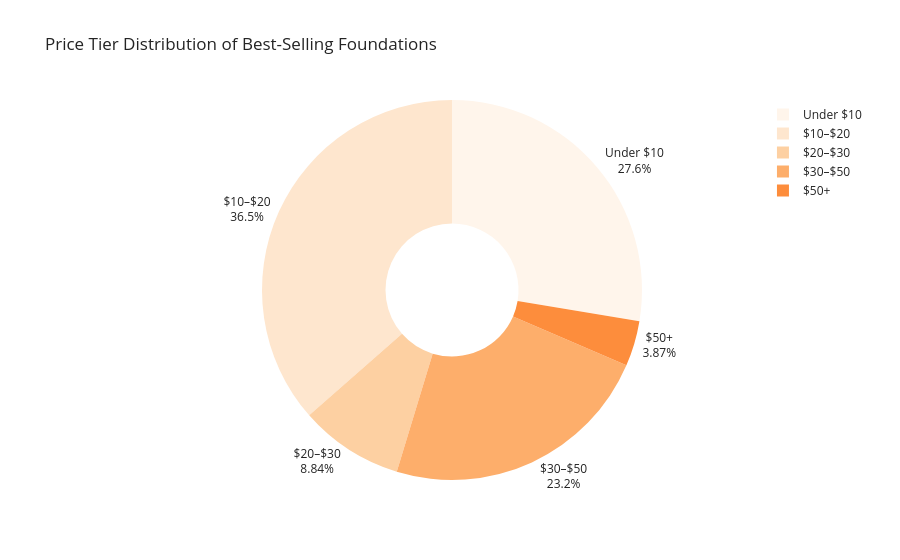

Write notebook code for a chart like this one.
### Markdown cell above
### 4.3 Price Tier Share

### Code cell
tier_counts = df["price_tier"].value_counts(sort=False).reset_index()
tier_counts.columns = ["price_tier", "count"]
tier_counts["share"] = (tier_counts["count"] / tier_counts["count"].sum()).round(3)
print(tier_counts.to_string(index=False))

fig = px.pie(
    tier_counts,
    names="price_tier",
    values="count",
    title="Price Tier Distribution of Best-Selling Foundations",
    color_discrete_sequence=px.colors.sequential.Oranges,
    template=PLOTLY_TEMPLATE,
    hole=0.35,
)
fig.update_traces(textposition="outside", textinfo="percent+label", sort=False)
fig.show()

### Figure 1 — Plotly figure (JSON) as saved in the notebook; plotly's stock layout.template omitted (floating-point values rounded to 4 significant figures)
{"data": [{"domain": {"x": [0.0, 1.0], "y": [0.0, 1.0]}, "hole": 0.35, "hovertemplate": "price_tier=%{label}<br>count=%{value}<extra></extra>", "labels": ["Under $10", "$10–$20", "$20–$30", "$30–$50", "$50+"], "legendgroup": "", "name": "", "showlegend": true, "sort": false, "textinfo": "percent+label", "textposition": "outside", "type": "pie", "values": [50, 66, 16, 42, 7]}], "layout": {"legend": {"tracegroupgap": 0}, "piecolorway": ["rgb(255,245,235)", "rgb(254,230,206)", "rgb(253,208,162)", "rgb(253,174,107)", "rgb(253,141,60)", "rgb(241,105,19)", "rgb(217,72,1)", "rgb(166,54,3)", "rgb(127,39,4)"], "title": {"text": "Price Tier Distribution of Best-Selling Foundations"}}}
